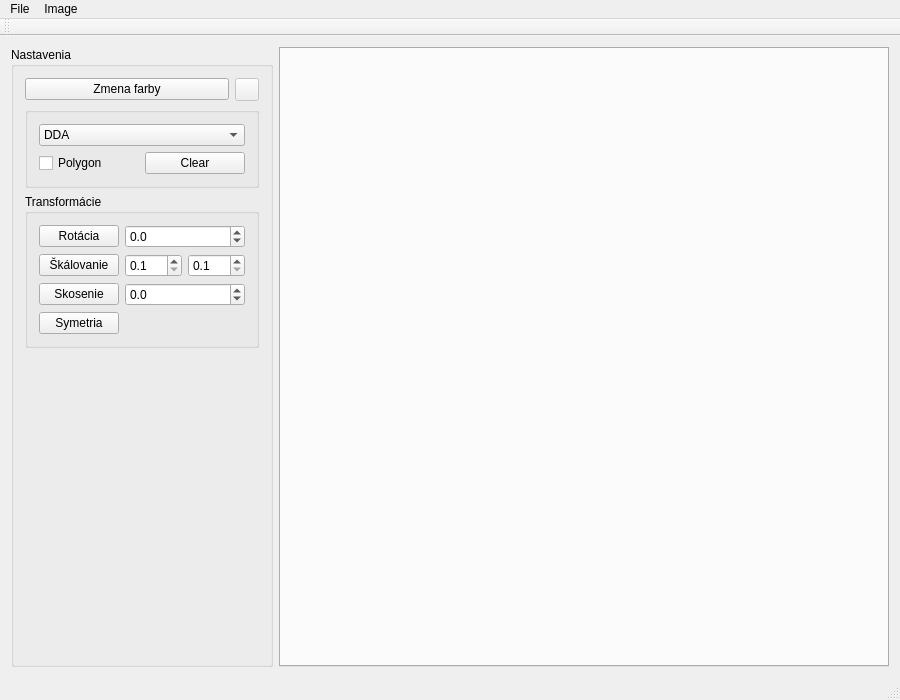
<?xml version="1.0" encoding="UTF-8"?>
<ui version="4.0">
 <class>ImageViewerClass</class>
 <widget class="QMainWindow" name="ImageViewerClass">
  <property name="enabled">
   <bool>true</bool>
  </property>
  <property name="geometry">
   <rect>
    <x>0</x>
    <y>0</y>
    <width>900</width>
    <height>700</height>
   </rect>
  </property>
  <property name="windowTitle">
   <string>ImageViewer</string>
  </property>
  <widget class="QWidget" name="centralWidget">
   <layout class="QHBoxLayout" name="horizontalLayout">
    <item>
     <widget class="QGroupBox" name="groupBox">
      <property name="title">
       <string>Nastavenia</string>
      </property>
      <layout class="QVBoxLayout" name="verticalLayout_2">
       <item>
        <layout class="QHBoxLayout" name="horizontalLayout_2">
         <item>
          <widget class="QPushButton" name="color">
           <property name="text">
            <string>Zmena farby</string>
           </property>
          </widget>
         </item>
         <item>
          <widget class="QToolButton" name="farba">
           <property name="enabled">
            <bool>false</bool>
           </property>
           <property name="text">
            <string/>
           </property>
          </widget>
         </item>
        </layout>
       </item>
       <item>
        <widget class="QGroupBox" name="groupBox_2">
         <property name="title">
          <string/>
         </property>
         <layout class="QVBoxLayout" name="verticalLayout">
          <item>
           <widget class="QComboBox" name="comboBox">
            <item>
             <property name="text">
              <string>DDA</string>
             </property>
            </item>
            <item>
             <property name="text">
              <string>Bresenham</string>
             </property>
            </item>
           </widget>
          </item>
          <item>
           <layout class="QHBoxLayout" name="horizontalLayout_3">
            <item>
             <widget class="QCheckBox" name="polygon">
              <property name="text">
               <string>Polygon</string>
              </property>
             </widget>
            </item>
            <item>
             <widget class="QPushButton" name="Clear">
              <property name="text">
               <string>Clear</string>
              </property>
             </widget>
            </item>
           </layout>
          </item>
         </layout>
        </widget>
       </item>
       <item>
        <widget class="QGroupBox" name="transform">
         <property name="title">
          <string>Transformácie</string>
         </property>
         <layout class="QFormLayout" name="formLayout">
          <item row="0" column="0">
           <widget class="QPushButton" name="rot">
            <property name="text">
             <string>Rotácia</string>
            </property>
           </widget>
          </item>
          <item row="1" column="0">
           <widget class="QPushButton" name="sca">
            <property name="text">
             <string>Škálovanie</string>
            </property>
           </widget>
          </item>
          <item row="1" column="1">
           <layout class="QHBoxLayout" name="horizontalLayout_4">
            <item>
             <widget class="QDoubleSpinBox" name="sca_x">
              <property name="decimals">
               <number>1</number>
              </property>
              <property name="minimum">
               <double>0.100000000000000</double>
              </property>
              <property name="value">
               <double>0.100000000000000</double>
              </property>
             </widget>
            </item>
            <item>
             <widget class="QDoubleSpinBox" name="sca_y">
              <property name="decimals">
               <number>1</number>
              </property>
              <property name="minimum">
               <double>0.100000000000000</double>
              </property>
              <property name="value">
               <double>0.100000000000000</double>
              </property>
             </widget>
            </item>
           </layout>
          </item>
          <item row="2" column="0">
           <widget class="QPushButton" name="sko">
            <property name="text">
             <string>Skosenie</string>
            </property>
           </widget>
          </item>
          <item row="3" column="0">
           <widget class="QPushButton" name="sym">
            <property name="text">
             <string>Symetria</string>
            </property>
           </widget>
          </item>
          <item row="2" column="1">
           <widget class="QDoubleSpinBox" name="sko_spin">
            <property name="decimals">
             <number>1</number>
            </property>
            <property name="minimum">
             <double>-20.000000000000000</double>
            </property>
            <property name="maximum">
             <double>20.000000000000000</double>
            </property>
            <property name="value">
             <double>0.000000000000000</double>
            </property>
           </widget>
          </item>
          <item row="0" column="1">
           <widget class="QDoubleSpinBox" name="rot_spin">
            <property name="decimals">
             <number>1</number>
            </property>
            <property name="minimum">
             <double>-360.000000000000000</double>
            </property>
            <property name="maximum">
             <double>360.000000000000000</double>
            </property>
           </widget>
          </item>
         </layout>
        </widget>
       </item>
       <item>
        <spacer name="verticalSpacer">
         <property name="orientation">
          <enum>Qt::Vertical</enum>
         </property>
         <property name="sizeHint" stdset="0">
          <size>
           <width>20</width>
           <height>40</height>
          </size>
         </property>
        </spacer>
       </item>
      </layout>
     </widget>
    </item>
    <item>
     <widget class="QTabWidget" name="tabWidget">
      <property name="documentMode">
       <bool>false</bool>
      </property>
      <property name="tabsClosable">
       <bool>true</bool>
      </property>
      <property name="movable">
       <bool>true</bool>
      </property>
     </widget>
    </item>
   </layout>
  </widget>
  <widget class="QMenuBar" name="menuBar">
   <property name="geometry">
    <rect>
     <x>0</x>
     <y>0</y>
     <width>900</width>
     <height>22</height>
    </rect>
   </property>
   <widget class="QMenu" name="menuFile">
    <property name="title">
     <string>File</string>
    </property>
    <addaction name="actionNew"/>
    <addaction name="actionOpen"/>
    <addaction name="actionSave_as"/>
   </widget>
   <widget class="QMenu" name="menuImage">
    <property name="title">
     <string>Image</string>
    </property>
    <addaction name="actionRename"/>
    <addaction name="actionClear"/>
    <addaction name="actionSet_background_color"/>
   </widget>
   <addaction name="menuFile"/>
   <addaction name="menuImage"/>
  </widget>
  <widget class="QToolBar" name="mainToolBar">
   <attribute name="toolBarArea">
    <enum>TopToolBarArea</enum>
   </attribute>
   <attribute name="toolBarBreak">
    <bool>false</bool>
   </attribute>
  </widget>
  <widget class="QStatusBar" name="statusBar"/>
  <action name="actionNew">
   <property name="text">
    <string>New</string>
   </property>
  </action>
  <action name="actionOpen">
   <property name="text">
    <string>Open</string>
   </property>
  </action>
  <action name="actionSave_as">
   <property name="text">
    <string>Save as</string>
   </property>
  </action>
  <action name="actionRename">
   <property name="text">
    <string>Rename</string>
   </property>
  </action>
  <action name="actionClear">
   <property name="text">
    <string>Clear</string>
   </property>
  </action>
  <action name="actionSet_background_color">
   <property name="text">
    <string>Set background color</string>
   </property>
  </action>
 </widget>
 <layoutdefault spacing="6" margin="11"/>
 <resources>
  <include location="ImageViewer.qrc"/>
 </resources>
 <connections/>
</ui>
